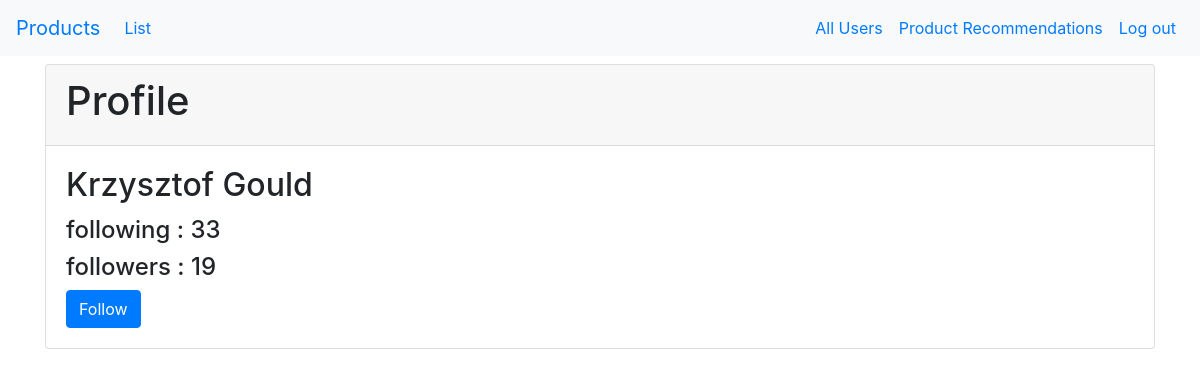
Page /profile/Krzysztof Gould/ (signed in) on the committed database.
### accounts/models.py (models this page shows, shortened)
class User(AbstractUser):
    following = models.ManyToManyField(
        "self", blank=True, related_name="followers", symmetrical=False, default=None
    )
    viewed = models.ManyToManyField(
        Product, blank=True, related_name="viewed", symmetrical=False, default=None
    )

### accounts/views.py (the view)
# urls.py: path("profile/<str:username>/", profile, name="profile"),
def profile(request, username):
    userProfile = User.objects.get(username=username)
    data = {
        "accounts": userProfile,
    }
    return render(request, "accounts/profile.html", data)

### templates/accounts/profile.html
{% extends "layout.html" %}
{% load accounts products core %}
{% block content %}
    <div class="card">
        <div class="card-header">
            <h1>Profile</h1>
        </div>
        <div class="card-body">
          <h2 class="card-title">{{ accounts.username }}</h2>
          <h4 class="card-text">following : {{ accounts.following.count }}</h4>
          <h4 class="card-text">followers : {{ accounts.followers.count }}</h4>
            {% if user.is_authenticated %}
                {% if user in accounts.following.all %}
                    <a href="{% url 'accounts:follow' accounts.username  %}" class="btn btn-primary">Unfollow</a>
                {% else %}
                    <a  href="{% url 'accounts:follow' accounts.username  %}" class="btn btn-primary"> Follow </a>
                {% endif %}
            {% else %}
                <p class="text-muted"> please, login to follow </p>
            {% endif %}
        </div>
      </div>
{% endblock %}

### rows in the picture
User: username "Krzysztof Gould", following.count "33", followers.count "19"
